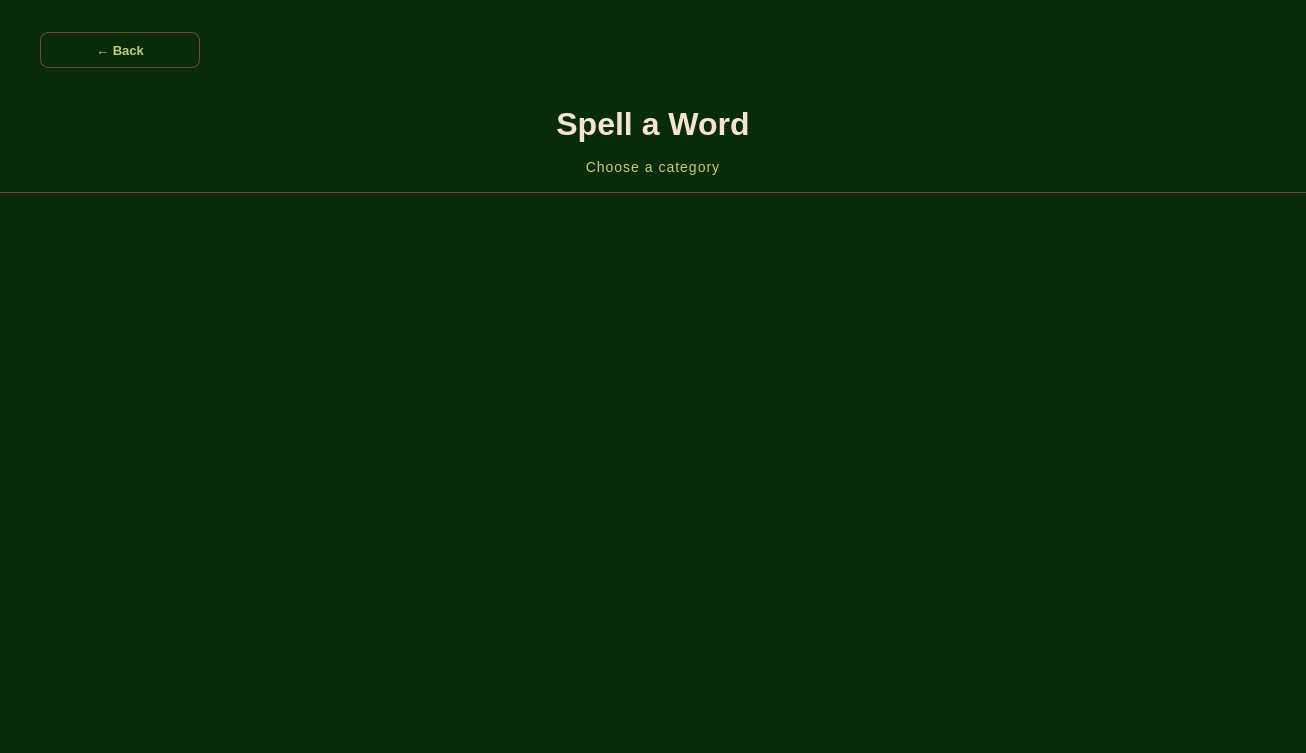
<?xml version="1.0" encoding="UTF-8"?>
<ui version="4.0">
 <class>SpellCategory</class>
 <widget class="QWidget" name="SpellCategory">
  <property name="geometry">
   <rect><x>0</x><y>0</y><width>1306</width><height>753</height></rect>
  </property>
  <property name="windowTitle"><string>Spell — Choose Category</string></property>
  <property name="styleSheet">
   <string notr="true">
QWidget#SpellCategory {
    background-color: #082B08;
}
QLabel#titleLabel {
    color: #F5E5CF;
    font-size: 32px;
    font-weight: 800;
    background: transparent;
}
QLabel#subtitleLabel {
    color: #C2D076;
    font-size: 14px;
    letter-spacing: 1px;
    background: transparent;
}
QLabel#divider {
    background-color: #704833;
}
QPushButton#backBtn {
    background-color: transparent;
    color: #C2D076;
    font-size: 13px;
    font-weight: 500;
    border: 1px solid #704833;
    border-radius: 8px;
    padding: 8px 18px;
}
QPushButton#backBtn:hover {
    color: #F5E5CF;
    border-color: #C2D076;
}
QScrollArea#scrollArea {
    border: none;
    background: transparent;
}
QWidget#scrollContents {
    background: transparent;
}
   </string>
  </property>

  <widget class="QPushButton" name="backBtn">
   <property name="geometry"><rect><x>40</x><y>32</y><width>160</width><height>36</height></rect></property>
   <property name="text"><string>← Back</string></property>
  </widget>

  <widget class="QLabel" name="titleLabel">
   <property name="geometry"><rect><x>0</x><y>100</y><width>1306</width><height>48</height></rect></property>
   <property name="alignment"><set>Qt::AlignHCenter|Qt::AlignVCenter</set></property>
   <property name="text"><string>Spell a Word</string></property>
  </widget>

  <widget class="QLabel" name="subtitleLabel">
   <property name="geometry"><rect><x>0</x><y>154</y><width>1306</width><height>26</height></rect></property>
   <property name="alignment"><set>Qt::AlignHCenter|Qt::AlignVCenter</set></property>
   <property name="text"><string>Choose a category</string></property>
  </widget>

  <widget class="QLabel" name="divider">
   <property name="geometry"><rect><x>0</x><y>192</y><width>1306</width><height>1</height></rect></property>
   <property name="text"><string></string></property>
  </widget>

  <widget class="QScrollArea" name="scrollArea">
   <property name="geometry"><rect><x>0</x><y>200</y><width>1306</width><height>540</height></rect></property>
   <property name="widgetResizable"><bool>true</bool></property>
   <property name="horizontalScrollBarPolicy"><enum>Qt::ScrollBarAlwaysOff</enum></property>
   <widget class="QWidget" name="scrollContents">
    <property name="geometry">
     <rect><x>0</x><y>0</y><width>1306</width><height>540</height></rect>
    </property>
   </widget>
  </widget>

 </widget>
 <resources/>
 <connections/>
</ui>
